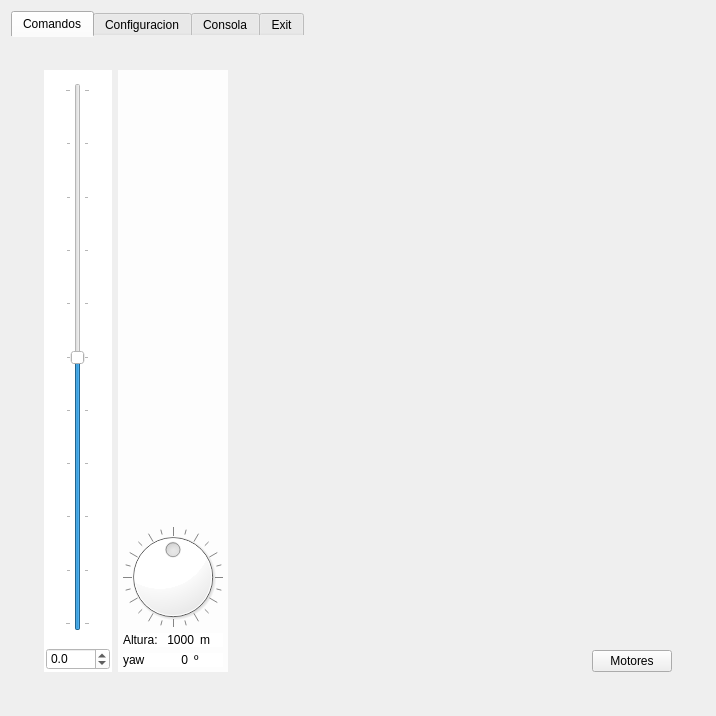
<?xml version="1.0" encoding="UTF-8"?>
<ui version="4.0">
 <class>MainWindow</class>
 <widget class="QMainWindow" name="MainWindow">
  <property name="geometry">
   <rect>
    <x>0</x>
    <y>0</y>
    <width>716</width>
    <height>716</height>
   </rect>
  </property>
  <property name="windowTitle">
   <string>MainWindow</string>
  </property>
  <widget class="QWidget" name="centralWidget">
   <layout class="QHBoxLayout" name="horizontalLayout_3">
    <property name="margin">
     <number>0</number>
    </property>
    <item>
     <widget class="Mapa" name="webView" native="true">
      <layout class="QVBoxLayout" name="verticalLayout">
       <item>
        <widget class="QTabWidget" name="tabWidget">
         <property name="styleSheet">
          <string notr="true">QTabWidget::pane { border:0px; }
QTabWidget::tab-bar { alignment: center; }</string>
         </property>
         <property name="currentIndex">
          <number>0</number>
         </property>
         <widget class="QWidget" name="tab_1">
          <attribute name="title">
           <string>Comandos</string>
          </attribute>
          <layout class="QHBoxLayout" name="horizontalLayout_2">
           <item>
            <widget class="QWidget" name="widget" native="true">
             <layout class="QHBoxLayout" name="horizontalLayout">
              <item>
               <widget class="QWidget" name="widget_6" native="true">
                <layout class="QHBoxLayout" name="horizontalLayout_4">
                 <item>
                  <widget class="QWidget" name="widget_4" native="true">
                   <layout class="QVBoxLayout" name="verticalLayout_6">
                    <property name="margin">
                     <number>0</number>
                    </property>
                    <item>
                     <widget class="QWidget" name="widget_5" native="true">
                      <property name="font">
                       <font>
                        <family>Lucida Grande</family>
                       </font>
                      </property>
                      <property name="styleSheet">
                       <string notr="true"/>
                      </property>
                      <layout class="QHBoxLayout" name="horizontalLayout_7">
                       <property name="margin">
                        <number>0</number>
                       </property>
                       <item>
                        <widget class="QWidget" name="widget_10" native="true">
                         <property name="styleSheet">
                          <string notr="true">background-color: rgba(255, 255, 255, 255);</string>
                         </property>
                         <layout class="QVBoxLayout" name="verticalLayout_7">
                          <property name="margin">
                           <number>2</number>
                          </property>
                          <item>
                           <widget class="QWidget" name="widget_11" native="true">
                            <layout class="QHBoxLayout" name="horizontalLayout_8">
                             <item>
                              <widget class="QSlider" name="verticalSlider_altura">
                               <property name="minimum">
                                <number>-100</number>
                               </property>
                               <property name="maximum">
                                <number>100</number>
                               </property>
                               <property name="orientation">
                                <enum>Qt::Vertical</enum>
                               </property>
                               <property name="invertedControls">
                                <bool>false</bool>
                               </property>
                               <property name="tickPosition">
                                <enum>QSlider::TicksBothSides</enum>
                               </property>
                               <property name="tickInterval">
                                <number>20</number>
                               </property>
                              </widget>
                             </item>
                            </layout>
                           </widget>
                          </item>
                          <item>
                           <widget class="QDoubleSpinBox" name="doubleSpinBox_altura">
                            <property name="decimals">
                             <number>1</number>
                            </property>
                            <property name="minimum">
                             <double>-100.000000000000000</double>
                            </property>
                            <property name="maximum">
                             <double>1000.000000000000000</double>
                            </property>
                            <property name="singleStep">
                             <double>0.100000000000000</double>
                            </property>
                           </widget>
                          </item>
                         </layout>
                        </widget>
                       </item>
                       <item>
                        <widget class="QWidget" name="widget_9" native="true">
                         <property name="styleSheet">
                          <string notr="true"/>
                         </property>
                         <layout class="QVBoxLayout" name="verticalLayout_8">
                          <property name="margin">
                           <number>0</number>
                          </property>
                          <item>
                           <widget class="QWidget" name="widget_12" native="true">
                            <property name="enabled">
                             <bool>true</bool>
                            </property>
                            <property name="styleSheet">
                             <string notr="true">background-color: rgba(255, 255, 255, 227);</string>
                            </property>
                            <layout class="QVBoxLayout" name="verticalLayout_9">
                             <property name="leftMargin">
                              <number>5</number>
                             </property>
                             <property name="topMargin">
                              <number>2</number>
                             </property>
                             <property name="rightMargin">
                              <number>5</number>
                             </property>
                             <property name="bottomMargin">
                              <number>5</number>
                             </property>
                             <item>
                              <spacer name="verticalSpacer_3">
                               <property name="orientation">
                                <enum>Qt::Vertical</enum>
                               </property>
                               <property name="sizeHint" stdset="0">
                                <size>
                                 <width>20</width>
                                 <height>40</height>
                                </size>
                               </property>
                              </spacer>
                             </item>
                             <item>
                              <widget class="QDial" name="dialYaw">
                               <property name="minimum">
                                <number>-180</number>
                               </property>
                               <property name="maximum">
                                <number>180</number>
                               </property>
                               <property name="orientation">
                                <enum>Qt::Horizontal</enum>
                               </property>
                               <property name="invertedAppearance">
                                <bool>false</bool>
                               </property>
                               <property name="invertedControls">
                                <bool>false</bool>
                               </property>
                               <property name="wrapping">
                                <bool>true</bool>
                               </property>
                               <property name="notchTarget">
                                <double>15.000000000000000</double>
                               </property>
                               <property name="notchesVisible">
                                <bool>true</bool>
                               </property>
                              </widget>
                             </item>
                             <item>
                              <widget class="QWidget" name="widget_7" native="true">
                               <layout class="QHBoxLayout" name="horizontalLayout_5">
                                <property name="margin">
                                 <number>0</number>
                                </property>
                                <item>
                                 <widget class="QLabel" name="label">
                                  <property name="text">
                                   <string>Altura:</string>
                                  </property>
                                 </widget>
                                </item>
                                <item>
                                 <widget class="QLabel" name="label_altura">
                                  <property name="minimumSize">
                                   <size>
                                    <width>30</width>
                                    <height>0</height>
                                   </size>
                                  </property>
                                  <property name="maximumSize">
                                   <size>
                                    <width>30</width>
                                    <height>16777215</height>
                                   </size>
                                  </property>
                                  <property name="text">
                                   <string>1000</string>
                                  </property>
                                  <property name="alignment">
                                   <set>Qt::AlignRight|Qt::AlignTrailing|Qt::AlignVCenter</set>
                                  </property>
                                 </widget>
                                </item>
                                <item>
                                 <widget class="QLabel" name="label_3">
                                  <property name="text">
                                   <string>m</string>
                                  </property>
                                 </widget>
                                </item>
                               </layout>
                              </widget>
                             </item>
                             <item>
                              <widget class="QWidget" name="widget_8" native="true">
                               <layout class="QHBoxLayout" name="horizontalLayout_6">
                                <property name="margin">
                                 <number>0</number>
                                </property>
                                <item>
                                 <widget class="QLabel" name="label_4">
                                  <property name="text">
                                   <string>yaw</string>
                                  </property>
                                 </widget>
                                </item>
                                <item>
                                 <widget class="QLabel" name="label_yaw">
                                  <property name="text">
                                   <string>0</string>
                                  </property>
                                  <property name="alignment">
                                   <set>Qt::AlignRight|Qt::AlignTrailing|Qt::AlignVCenter</set>
                                  </property>
                                 </widget>
                                </item>
                                <item>
                                 <widget class="QLabel" name="label_6">
                                  <property name="text">
                                   <string>º</string>
                                  </property>
                                 </widget>
                                </item>
                               </layout>
                              </widget>
                             </item>
                            </layout>
                           </widget>
                          </item>
                         </layout>
                        </widget>
                       </item>
                      </layout>
                     </widget>
                    </item>
                   </layout>
                  </widget>
                 </item>
                 <item>
                  <spacer name="horizontalSpacer">
                   <property name="orientation">
                    <enum>Qt::Horizontal</enum>
                   </property>
                   <property name="sizeHint" stdset="0">
                    <size>
                     <width>40</width>
                     <height>20</height>
                    </size>
                   </property>
                  </spacer>
                 </item>
                </layout>
               </widget>
              </item>
              <item>
               <widget class="QWidget" name="widget_3" native="true">
                <property name="maximumSize">
                 <size>
                  <width>200</width>
                  <height>16777215</height>
                 </size>
                </property>
                <layout class="QVBoxLayout" name="verticalLayout_3">
                 <item>
                  <spacer name="verticalSpacer">
                   <property name="orientation">
                    <enum>Qt::Vertical</enum>
                   </property>
                   <property name="sizeHint" stdset="0">
                    <size>
                     <width>20</width>
                     <height>40</height>
                    </size>
                   </property>
                  </spacer>
                 </item>
                 <item>
                  <widget class="QPushButton" name="pushButton_armarDesarmarMotores">
                   <property name="text">
                    <string>Motores</string>
                   </property>
                  </widget>
                 </item>
                </layout>
               </widget>
              </item>
             </layout>
            </widget>
           </item>
          </layout>
         </widget>
         <widget class="QWidget" name="tab_2">
          <attribute name="title">
           <string>Configuracion</string>
          </attribute>
          <layout class="QVBoxLayout" name="verticalLayout_5">
           <item>
            <widget class="QWidget" name="widget_2" native="true">
             <layout class="QVBoxLayout" name="verticalLayout_2">
              <item>
               <spacer name="verticalSpacer_2">
                <property name="orientation">
                 <enum>Qt::Vertical</enum>
                </property>
                <property name="sizeHint" stdset="0">
                 <size>
                  <width>20</width>
                  <height>40</height>
                 </size>
                </property>
               </spacer>
              </item>
              <item>
               <widget class="QWidget" name="widget_15" native="true">
                <layout class="QHBoxLayout" name="horizontalLayout_10">
                 <item>
                  <widget class="QPushButton" name="pushButton_gotoHome">
                   <property name="text">
                    <string>Goto Home</string>
                   </property>
                  </widget>
                 </item>
                 <item>
                  <widget class="QPushButton" name="Startlog">
                   <property name="text">
                    <string>Start log</string>
                   </property>
                  </widget>
                 </item>
                </layout>
               </widget>
              </item>
              <item>
               <widget class="QWidget" name="widget_13" native="true">
                <layout class="QHBoxLayout" name="horizontalLayout_9">
                 <item>
                  <spacer name="horizontalSpacer_2">
                   <property name="orientation">
                    <enum>Qt::Horizontal</enum>
                   </property>
                   <property name="sizeHint" stdset="0">
                    <size>
                     <width>40</width>
                     <height>20</height>
                    </size>
                   </property>
                  </spacer>
                 </item>
                 <item>
                  <widget class="QWidget" name="widget_14" native="true">
                   <property name="styleSheet">
                    <string notr="true">background-color: rgba(255, 255, 255, 255);</string>
                   </property>
                   <layout class="QHBoxLayout" name="horizontalLayout_11">
                    <item>
                     <widget class="QPushButton" name="pushButton_read_params">
                      <property name="text">
                       <string>READ</string>
                      </property>
                     </widget>
                    </item>
                    <item>
                     <widget class="QGroupBox" name="groupBox">
                      <property name="title">
                       <string>XY</string>
                      </property>
                      <layout class="QFormLayout" name="formLayout">
                       <item row="0" column="0">
                        <widget class="QLabel" name="label_2">
                         <property name="text">
                          <string>P:</string>
                         </property>
                        </widget>
                       </item>
                       <item row="0" column="1">
                        <widget class="QDoubleSpinBox" name="doubleSpinBox_XY_P">
                         <property name="prefix">
                          <string/>
                         </property>
                         <property name="maximum">
                          <double>1000.000000000000000</double>
                         </property>
                        </widget>
                       </item>
                       <item row="1" column="0">
                        <widget class="QLabel" name="label_5">
                         <property name="text">
                          <string>D:</string>
                         </property>
                        </widget>
                       </item>
                       <item row="1" column="1">
                        <widget class="QDoubleSpinBox" name="doubleSpinBox_XY_D">
                         <property name="maximum">
                          <double>1000.000000000000000</double>
                         </property>
                        </widget>
                       </item>
                      </layout>
                     </widget>
                    </item>
                    <item>
                     <widget class="QGroupBox" name="groupBox_3">
                      <property name="title">
                       <string>Yaw</string>
                      </property>
                      <layout class="QFormLayout" name="formLayout_4">
                       <item row="0" column="0">
                        <widget class="QLabel" name="label_9">
                         <property name="text">
                          <string>P:</string>
                         </property>
                        </widget>
                       </item>
                       <item row="0" column="1">
                        <widget class="QDoubleSpinBox" name="doubleSpinBox_yaw_P">
                         <property name="prefix">
                          <string/>
                         </property>
                         <property name="maximum">
                          <double>1000.000000000000000</double>
                         </property>
                        </widget>
                       </item>
                       <item row="1" column="0">
                        <widget class="QLabel" name="label_10">
                         <property name="text">
                          <string>D:</string>
                         </property>
                        </widget>
                       </item>
                       <item row="1" column="1">
                        <widget class="QDoubleSpinBox" name="doubleSpinBox_yaw_D">
                         <property name="maximum">
                          <double>1000.000000000000000</double>
                         </property>
                        </widget>
                       </item>
                      </layout>
                     </widget>
                    </item>
                    <item>
                     <widget class="QGroupBox" name="groupBox_2">
                      <property name="title">
                       <string>Altura</string>
                      </property>
                      <layout class="QFormLayout" name="formLayout_3">
                       <item row="0" column="0">
                        <widget class="QLabel" name="label_7">
                         <property name="text">
                          <string>P:</string>
                         </property>
                        </widget>
                       </item>
                       <item row="0" column="1">
                        <widget class="QDoubleSpinBox" name="doubleSpinBox_altura_P">
                         <property name="prefix">
                          <string/>
                         </property>
                         <property name="maximum">
                          <double>1000.000000000000000</double>
                         </property>
                        </widget>
                       </item>
                       <item row="1" column="0">
                        <widget class="QLabel" name="label_8">
                         <property name="text">
                          <string>D:</string>
                         </property>
                        </widget>
                       </item>
                       <item row="1" column="1">
                        <widget class="QDoubleSpinBox" name="doubleSpinBox_altura_D">
                         <property name="maximum">
                          <double>1000.000000000000000</double>
                         </property>
                        </widget>
                       </item>
                      </layout>
                     </widget>
                    </item>
                   </layout>
                  </widget>
                 </item>
                </layout>
               </widget>
              </item>
              <item>
               <widget class="Plot" name="widgetPlot" native="true">
                <property name="minimumSize">
                 <size>
                  <width>100</width>
                  <height>100</height>
                 </size>
                </property>
               </widget>
              </item>
             </layout>
            </widget>
           </item>
          </layout>
         </widget>
         <widget class="QWidget" name="tab_3">
          <attribute name="title">
           <string>Consola</string>
          </attribute>
          <layout class="QVBoxLayout" name="verticalLayout_4">
           <item>
            <widget class="QTextBrowser" name="textBrowser_consola"/>
           </item>
          </layout>
         </widget>
         <widget class="QWidget" name="tab">
          <attribute name="title">
           <string>Exit</string>
          </attribute>
         </widget>
        </widget>
       </item>
      </layout>
     </widget>
    </item>
   </layout>
  </widget>
  <widget class="QMenuBar" name="menuBar">
   <property name="geometry">
    <rect>
     <x>0</x>
     <y>0</y>
     <width>716</width>
     <height>20</height>
    </rect>
   </property>
  </widget>
 </widget>
 <layoutdefault spacing="6" margin="11"/>
 <customwidgets>
  <customwidget>
   <class>Plot</class>
   <extends>QWidget</extends>
   <header>plot.h</header>
   <container>1</container>
  </customwidget>
  <customwidget>
   <class>Mapa</class>
   <extends>QWidget</extends>
   <header location="global">mapa.h</header>
   <container>1</container>
  </customwidget>
 </customwidgets>
 <resources/>
 <connections/>
</ui>
